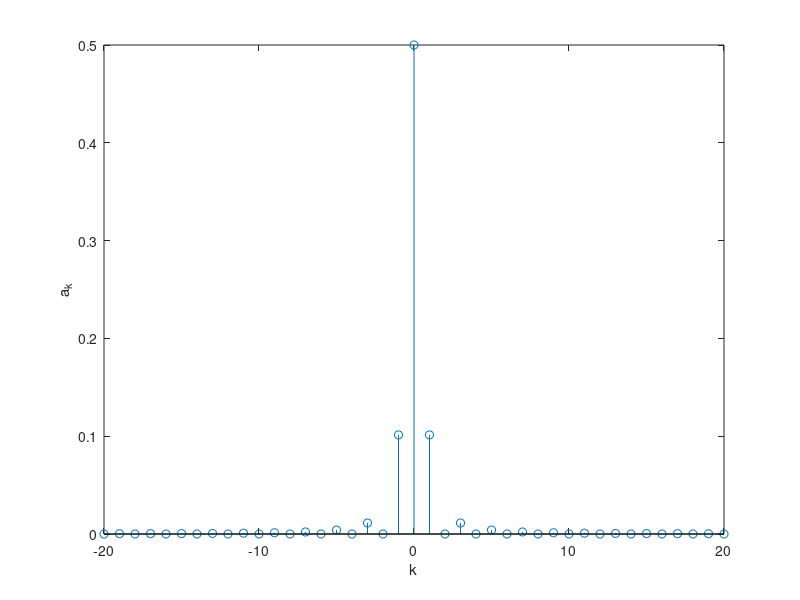

MATLAB code to generate this figure:
k=-20:1:20;

%a_k=(1-exp(-1j*k*pi))/(-2j*k\pi

a_k=-(1-2*exp(-1j*k*pi)+exp(-1j*k*pi))./(2*k.^2*pi.^2)

a_k(21)=0.5;

stem(k,abs(a_k))
xlabel('k')
ylabel('a_k') 